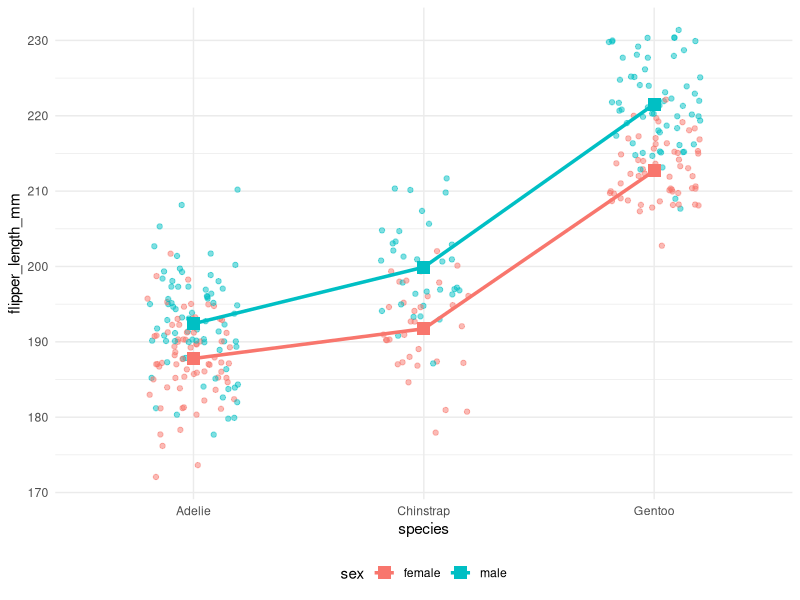
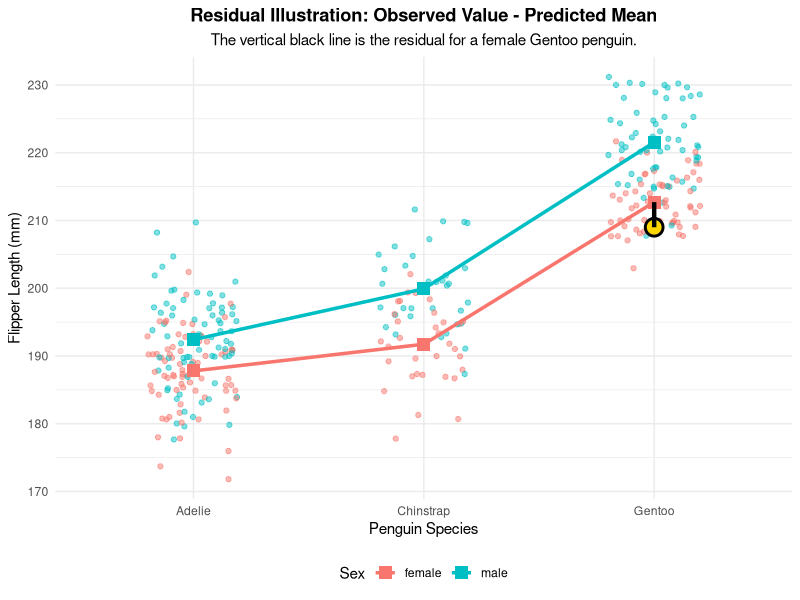
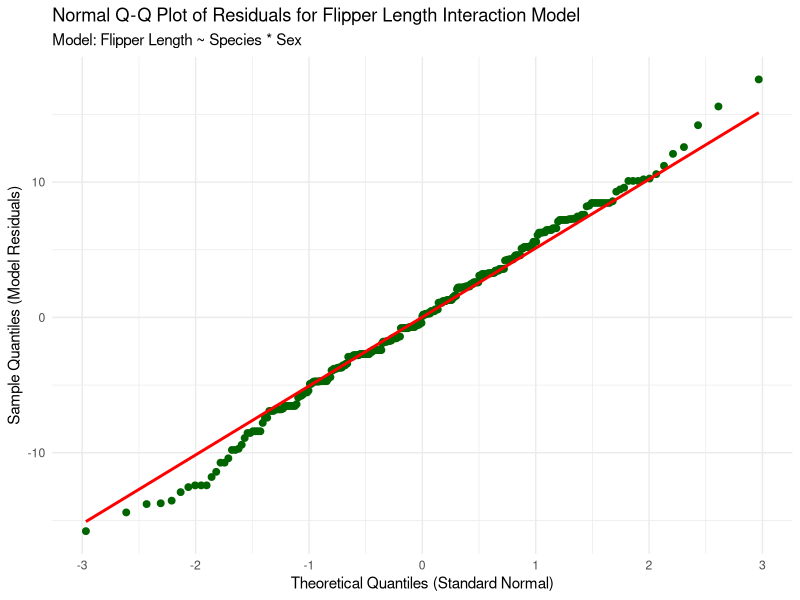
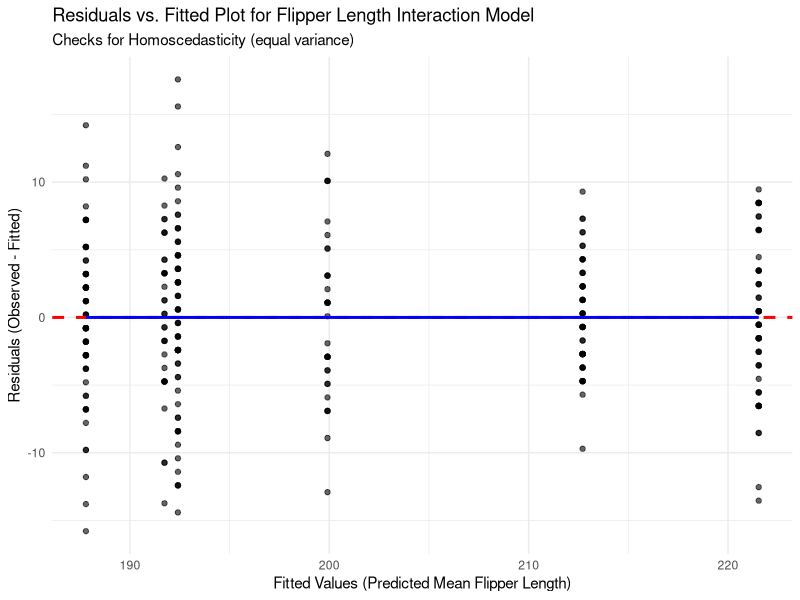
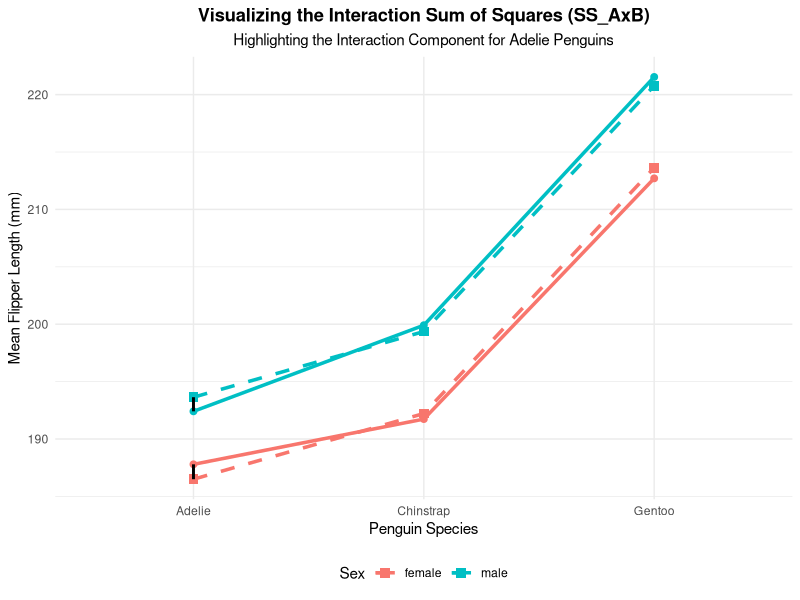
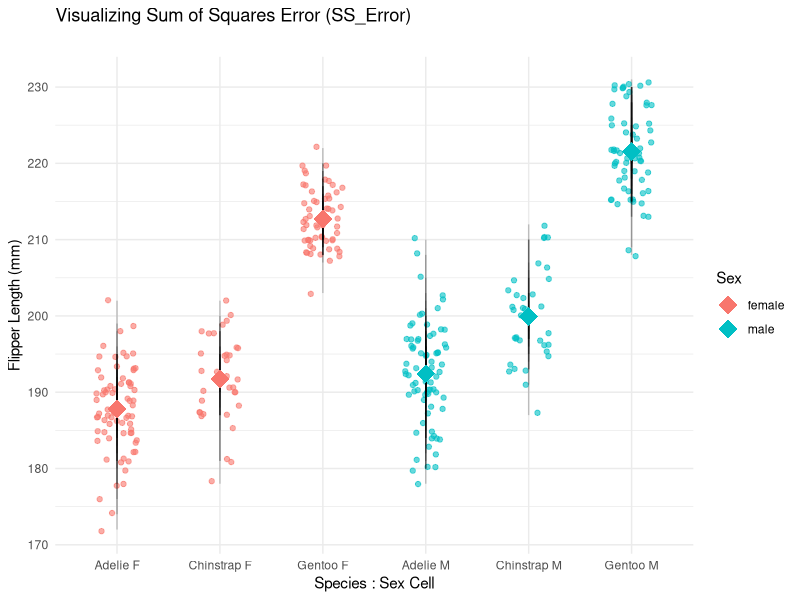
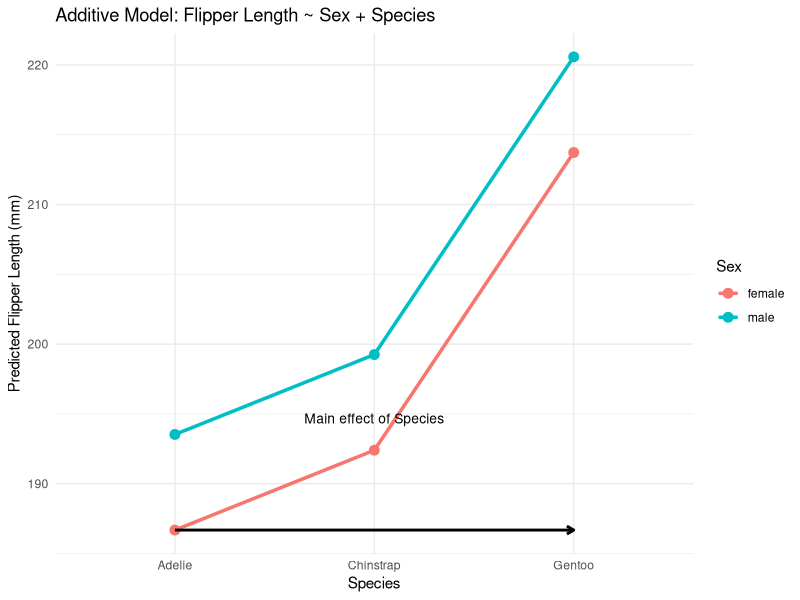
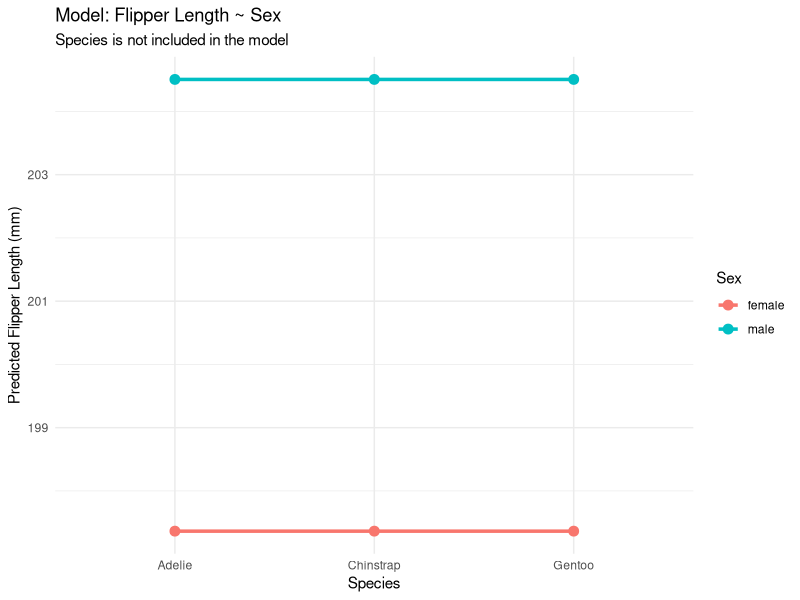

These figures' R source, in order:
## ---- chunk 1
#| echo: false

library(tidyverse)
library(palmerpenguins)
library(broom)
library(kableExtra)
## ---- chunk 2
#| echo: false
library(tidyverse)
library(palmerpenguins)

# 1. Load and fit the Interaction Model
penguins_data <- penguins %>%
  drop_na(flipper_length_mm, species, sex)

model_interaction <- lm(flipper_length_mm ~ species * sex, data = penguins_data)

# 2. Create Prediction Grid for fitted lines
prediction_grid_interaction <- expand.grid(
  species = unique(penguins_data$species),
  sex = unique(penguins_data$sex)
)
prediction_grid_interaction$Predicted_FL <- predict(model_interaction, newdata = prediction_grid_interaction)

# 3. Select one observation to highlight
highlight_observation <- penguins_data %>%
  filter(species == "Gentoo", sex == "female") %>%
  slice(5) 

predicted_for_highlight <- prediction_grid_interaction %>%
  filter(species == highlight_observation$species, sex == highlight_observation$sex) %>%
  pull(Predicted_FL)

# 4. Generate the Plot
ggplot(penguins_data, aes(x = species, y = flipper_length_mm, color = sex)) +
  
  # A. Plot all original data points with jitter (for context)
  geom_point(position = position_jitter(width = 0.2), 
             size = 1.5, 
             alpha = 0.5) +
  
  # B. Add the non-parallel fitted lines
  geom_line(data = prediction_grid_interaction, 
            aes(y = Predicted_FL, group = sex), 
            linewidth = 1.2) +
  
  # C. Add points for the *predicted* means (the fitted line's points)
  geom_point(data = prediction_grid_interaction, 
             aes(y = Predicted_FL, group = sex), 
             size = 4, 
             shape = 15) +
  theme_minimal() +
  scale_color_manual(values = c("female" = "#F8766D", "male" = "#00BFC4")) +
  theme(
    plot.title = element_text(hjust = 0.5, face = "bold"),
    plot.subtitle = element_text(hjust = 0.5),
    legend.position = "bottom"
  )
## ---- chunk 3
#| echo: false
library(tidyverse)
library(palmerpenguins)

# 1. Load and fit the Interaction Model
penguins_data <- penguins %>%
  drop_na(flipper_length_mm, species, sex)

model_interaction <- lm(flipper_length_mm ~ species * sex, data = penguins_data)

# 2. Create Prediction Grid for fitted lines
prediction_grid_interaction <- expand.grid(
  species = unique(penguins_data$species),
  sex = unique(penguins_data$sex)
)
prediction_grid_interaction$Predicted_FL <- predict(model_interaction, newdata = prediction_grid_interaction)

# 3. Select one observation to highlight
highlight_observation <- penguins_data %>%
  filter(species == "Gentoo", sex == "female") %>%
  slice(5) 

predicted_for_highlight <- prediction_grid_interaction %>%
  filter(species == highlight_observation$species, sex == highlight_observation$sex) %>%
  pull(Predicted_FL)

# 4. Generate the Plot
ggplot(penguins_data, aes(x = species, y = flipper_length_mm, color = sex)) +
  
  # A. Plot all original data points with jitter (for context)
  geom_point(position = position_jitter(width = 0.2), 
             size = 1.5, 
             alpha = 0.5) +
  
  # B. Add the non-parallel fitted lines
  geom_line(data = prediction_grid_interaction, 
            aes(y = Predicted_FL, group = sex), 
            linewidth = 1.2) +
  
  # C. Add points for the *predicted* means (the fitted line's points)
  geom_point(data = prediction_grid_interaction, 
             aes(y = Predicted_FL, group = sex), 
             size = 4, 
             shape = 15) +
  
  # D. Highlight the specific observed point (Observed Value)
  geom_point(data = highlight_observation, 
             aes(x = species, y = flipper_length_mm), 
             color = "black", size = 5, shape = 21, fill = "gold", stroke = 1.5) +
  
  # E. Illustrate the residual: Vertical line from Observed to Predicted
  # NOTE: Using highlight_observation as data source and mapping X to 'species'
  # ensures the line stays precisely on the categorical X position.
  geom_segment(data = highlight_observation, 
               aes(x = species,
                   xend = species,
                   y = flipper_length_mm, 
                   yend = predicted_for_highlight),
               color = "black", linetype = "solid", linewidth = 1.5, inherit.aes = FALSE) + 
  
  labs(
    title = "Residual Illustration: Observed Value - Predicted Mean",
    subtitle = paste0("The vertical black line is the residual for a ", highlight_observation$sex, " ", highlight_observation$species, " penguin."),
    x = "Penguin Species",
    y = "Flipper Length (mm)",
    color = "Sex"
  ) +
  theme_minimal() +
  scale_color_manual(values = c("female" = "#F8766D", "male" = "#00BFC4")) +
  theme(
    plot.title = element_text(hjust = 0.5, face = "bold"),
    plot.subtitle = element_text(hjust = 0.5),
    legend.position = "bottom"
  )
## ---- chunk 4
#| echo: false 

library(tidyverse)
library(palmerpenguins)

# 1. Load and Clean Data
penguins_data <- penguins %>%
  drop_na(flipper_length_mm, species, sex)

# 2. Fit the Interaction Model
# Flipper Length is the response; Species and Sex are explanatory factors.
model_interaction <- lm(flipper_length_mm ~ species * sex, data = penguins_data)

# 3. Extract Residuals and Store in a Data Frame
residuals_data <- data.frame(
  Residuals = residuals(model_interaction)
)

# 4. Generate the Normal Q-Q Plot using ggplot2
ggplot(residuals_data, aes(sample = Residuals)) +
  # Add the quantile points
  geom_qq(color = "darkgreen", size = 2) + 
  # Add the reference line (where the points should lie if normal)
  geom_qq_line(color = "red", linewidth = 1) + 
  labs(
    title = "Normal Q-Q Plot of Residuals for Flipper Length Interaction Model",
    subtitle = "Model: Flipper Length ~ Species * Sex",
    x = "Theoretical Quantiles (Standard Normal)",
    y = "Sample Quantiles (Model Residuals)"
  ) +
  theme_minimal()
## ---- chunk 5
#| echo: false
library(tidyverse)
library(palmerpenguins)

# 1. Load and fit the Interaction Model
penguins_data <- penguins %>%
  drop_na(flipper_length_mm, species, sex)

model_interaction <- lm(flipper_length_mm ~ species * sex, data = penguins_data)

# 2. Extract Fitted Values and Residuals
# The augment() function from the broom package is the easiest way to get these,
# but using base R/tidyverse functions is more direct for a quick plot.
plot_data <- data.frame(
  Fitted_Values = fitted(model_interaction),
  Residuals = residuals(model_interaction)
)

# 3. Generate the Residuals vs. Fitted Plot
ggplot(plot_data, aes(x = Fitted_Values, y = Residuals)) +
  
  # Add points for each residual
  geom_point(alpha = 0.6) +
  
  # Add a horizontal line at Residual = 0 (the reference line)
  geom_hline(yintercept = 0, color = "red", linetype = "dashed", linewidth = 1) +
  
  # Add a locally weighted smoothing (LOWESS) line to check for non-linearity
  # This line should be flat and close to zero if the linearity assumption holds.
  geom_smooth(method = "loess", color = "blue", se = FALSE, linewidth = 1) +
  
  labs(
    title = "Residuals vs. Fitted Plot for Flipper Length Interaction Model",
    subtitle = "Checks for Homoscedasticity (equal variance)",
    x = "Fitted Values (Predicted Mean Flipper Length)",
    y = "Residuals (Observed - Fitted)"
  ) +
  theme_minimal()

## ---- chunk 6
#| echo: false
library(tidyverse)
library(palmerpenguins)

# 1. Load and clean data
penguins_data <- penguins %>%
  drop_na(flipper_length_mm, species, sex)

# 2. Calculate necessary means
means_data <- penguins_data %>%
  group_by(species, sex) %>%
  summarise(cell_mean = mean(flipper_length_mm), .groups = 'drop') %>%
  ungroup()

grand_mean <- mean(penguins_data$flipper_length_mm)

marginal_species_means <- penguins_data %>%
  group_by(species) %>%
  summarise(species_mean = mean(flipper_length_mm), .groups = 'drop')

marginal_sex_means <- penguins_data %>%
  group_by(sex) %>%
  summarise(sex_mean = mean(flipper_length_mm), .groups = 'drop')

# Join means for plotting and calculate additive predictions and interaction components
plot_data_full <- means_data %>%
  left_join(marginal_species_means, by = "species") %>%
  left_join(marginal_sex_means, by = "sex") %>%
  mutate(grand_mean = grand_mean) %>%
  mutate(additive_prediction = species_mean + sex_mean - grand_mean) %>%
  mutate(interaction_component = cell_mean - additive_prediction)

# 3. Create the ggplot object and assign it to a variable 'p'
p <- ggplot(plot_data_full, aes(x = species, group = sex, color = sex)) +
  
  
  # B. Plot the OBSERVED Cell Means (solid lines and circles)
  geom_line(aes(y = cell_mean), linewidth = 1.2, linetype = "solid") +
  geom_point(aes(y = cell_mean), size = 2, shape = 19) + 
  
  # C. Plot the ADDITIVE Model's Predicted Cell Means (dashed lines and squares)
  geom_line(aes(y = additive_prediction, group = sex, color = sex), 
            linewidth = 1.2, linetype = "dashed") +
  geom_point(aes(y = additive_prediction), size = 3, shape = 15) + 
  
  # D. Highlight the INTERACTION COMPONENT FOR ADELIE ONLY
  geom_segment(data = plot_data_full %>% filter(species == "Adelie"), 
               aes(x = species, 
                   xend = species, 
                   y = cell_mean, 
                   yend = additive_prediction),
               color = "black", linewidth = 1, linetype = "solid") + 
  
  labs(
    title = "Visualizing the Interaction Sum of Squares (SS_AxB)",
    subtitle = "Highlighting the Interaction Component for Adelie Penguins",
    y = "Mean Flipper Length (mm)",
    color = "Sex"
  ) +
  scale_color_manual(values = c("female" = "#F8766D", "male" = "#00BFC4")) +
  theme_minimal() +
  theme(
    plot.title = element_text(hjust = 0.5, face = "bold"),
    plot.subtitle = element_text(hjust = 0.5),
    legend.position = "bottom"
  ) +
  
  # ADDED LINE: Explicitly sets the x-axis to be discrete and names the axis
  scale_x_discrete(name = "Penguin Species") 

# NECESSARY LINE TO DISPLAY THE PLOT
print(p)
## ---- chunk 7
#| echo: false

library(tidyverse)
library(palmerpenguins)

# 1. Prepare Data
penguins_data <- penguins %>%
  drop_na(flipper_length_mm, species, sex)

# 2. Calculate Cell Means
cell_means <- penguins_data %>%
  group_by(species, sex) %>%
  summarise(cell_mean = mean(flipper_length_mm), .groups = 'drop')

# 3. Join Cell Means back to the original data frame
plot_data_ss_error <- penguins_data %>%
  left_join(cell_means, by = c("species", "sex"))

# 4. Create the Plot
ggplot(plot_data_ss_error, aes(x = interaction(species, sex), y = flipper_length_mm)) +
  
  # A. Plot the individual observations with jitter
  geom_point(aes(color = sex), 
             position = position_jitter(width = 0.2), 
             alpha = 0.6, size = 1.5) +
  
  # B. Illustrate SS_Error: Draw a vertical line (residual) from EVERY observation to its cell mean
  # The squared length of ALL these black lines, summed, is the SS_Error.
  geom_segment(aes(x = interaction(species, sex), 
                   xend = interaction(species, sex), 
                   y = flipper_length_mm, 
                   yend = cell_mean),
               color = "black", linewidth = 0.5, alpha = 0.2) + 
  
  # C. Plot the Cell Means (the predicted value for the group) on top
  geom_point(aes(y = cell_mean, color = sex), 
             size = 6, shape = 18) + # Diamonds for cell means
  
  labs(
    title = "Visualizing Sum of Squares Error (SS_Error)",
    subtitle = "",
    x = "Species : Sex Cell",
    y = "Flipper Length (mm)",
    color = "Sex"
  ) +
  theme_minimal() +
  scale_x_discrete(labels = c("Adelie.female" = "Adelie F", "Adelie.male" = "Adelie M", 
                              "Chinstrap.female" = "Chinstrap F", "Chinstrap.male" = "Chinstrap M",
                              "Gentoo.female" = "Gentoo F", "Gentoo.male" = "Gentoo M"))
## ---- chunk 8
#| echo: false
library(tidyverse)
library(palmerpenguins)

# 1. Load and clean the data
# We drop rows with NAs in our variables of interest
penguins_data <- penguins %>%
  drop_na(flipper_length_mm, species, sex)

# 2. Fit the Two-Way ANOVA Interaction Model
# The asterisk (*) represents the main effects (species and sex) PLUS their interaction.
# Model Formula: flipper_length_mm ~ species + sex + species:sex
model_anova <- aov(flipper_length_mm ~ species * sex, data = penguins_data)

# 3. Generate the ANOVA Summary Table
# This table contains the Sums of Squares (SS), Degrees of Freedom (df), 
# Mean Squares (MS), F-statistics, and p-values for all effects.
summary(model_anova)
## ---- chunk 9
#| echo: false
library(tidyverse)
library(palmerpenguins)

library(tidyverse)
library(palmerpenguins)

# Remove missing observations
penguins_clean <- penguins %>%
  drop_na(flipper_length_mm, sex, species)

# Additive model: Sex + Species
model_add <- lm(flipper_length_mm ~ sex + species,
                data = penguins_clean)

# Predicted means for each combination
pred_add <- expand_grid(
  species = levels(penguins_clean$species),
  sex = levels(penguins_clean$sex)
) %>%
  mutate(predicted = predict(model_add, newdata = .))

# Predicted means for Female Adelie and Chinstrap
adelie_female <- pred_add %>%
  filter(species == "Adelie", sex == "female") %>%
  pull(predicted)

# Plot: Additive Model
plot_add <- ggplot(pred_add,
                   aes(x = species, y = predicted,
                       color = sex, group = sex)) +

  geom_line(linewidth = 1.2) +
  geom_point(size = 3) +

  # Horizontal arrow showing the main effect of Species
  annotate("segment",
           x = 1, xend = 3,
           y = adelie_female,
           yend = adelie_female,
           arrow = arrow(length = unit(0.2, "cm")),
           linewidth = 1,
           color = "black") +

  annotate("text",
           x = 2,
           y = adelie_female + 8,
           label = "Main effect of Species",
           hjust = 0.5,
           size = 3.5) +

  labs(
    title = "Additive Model: Flipper Length ~ Sex + Species",
    x = "Species",
    y = "Predicted Flipper Length (mm)",
    color = "Sex"
  ) +

  theme_minimal()

plot_add
## ---- chunk 10
#| echo: false
# Model without Species
model_sex <- lm(flipper_length_mm ~ sex,
                data = penguins_clean)

# Predicted means for each species and sex
pred_sex <- expand_grid(
  species = levels(penguins_clean$species),
  sex = levels(penguins_clean$sex)
) %>%
  mutate(predicted = predict(model_sex, newdata = .))

# Plot: Model without Species
plot_sex <- ggplot(pred_sex,
                   aes(x = species, y = predicted,
                       color = sex, group = sex)) +
  geom_line(linewidth = 1.2) +
  geom_point(size = 3) +
  labs(
    title = "Model: Flipper Length ~ Sex",
    subtitle = "Species is not included in the model",
    x = "Species",
    y = "Predicted Flipper Length (mm)",
    color = "Sex"
  ) +
  theme_minimal()

# Display plot
plot_sex
## ---- chunk 11
#| echo: false
library(tidyverse)
library(palmerpenguins)

# --- 1. Data Cleaning ---
# Ensure data is clean for the model
penguins_clean <- penguins %>%
  drop_na(flipper_length_mm, species, sex)

# --- 2. Model Fitting (Additive ANOVA: Flipper Length ~ Species + Sex) ---
model_additive <- lm(flipper_length_mm ~ species + sex, data = penguins_clean)

# --- 3. Prepare Data for Plotting ---
plot_data <- penguins_clean %>%
  mutate(
    fitted_values = fitted(model_additive),
    residuals = resid(model_additive)
  )

# --- 4. Generate the ggplot Visualization ---
ggplot(plot_data, aes(x = fitted_values, y = residuals)) +
  
  # Scatter plot of residuals vs. fitted values. 
  # Color is mapped to 'species' but the legend will be suppressed.
  geom_point(alpha = 0.6, aes(color = species)) +
  
  # Add the reference line at y = 0
  geom_hline(yintercept = 0, linetype = "dashed", color = "red", linewidth = 1) +
  
  labs(
    title = "Residuals vs. Fitted Values Plot for Flipper Length Model",
    subtitle = "Model: Flipper Length ~ Species + Sex (Points grouped by species, but legend removed)",
    x = "Fitted Values (Predicted Flipper Length in mm)",
    y = "Residuals (Observed - Predicted)"
  ) +
  theme_minimal() +
  # --- CRITICAL LINE: Suppresses the legend for the 'color' aesthetic ---
  guides(color = "none") +
  theme(plot.title = element_text(face = "bold"))
## ---- chunk 12
#| echo: false

library(tidyverse)
library(palmerpenguins)

# --- 1. Data Cleaning and Model Fitting ---
penguins_clean <- penguins %>%
  drop_na(flipper_length_mm, species, sex)

model_additive <- lm(flipper_length_mm ~ species + sex, data = penguins_clean)

# --- 2. Prepare Data for Plotting ---
plot_data <- penguins_clean %>%
  mutate(
    residuals = resid(model_additive)
  )

# --- 3. Generate the ggplot Visualization ---
ggplot(plot_data, aes(sample = residuals)) +
  stat_qq(color = 'darkgreen') +
  stat_qq_line(color = 'black', linewidth = 1) +
  labs(
    title = "Normal Q-Q Plot of Residuals",
    subtitle = "Model: Flipper Length ~ Species + Sex",
    x = "Theoretical Quantiles (Normal Distribution)",
    y = "Sample Quantiles (Model Residuals)"
  ) +
  theme_minimal() +
  theme(plot.title = element_text(face = "bold"))
## ---- chunk 13
#| echo: false

library(tidyverse)
library(palmerpenguins)

# --- 1. Prepare Data and Calculate Means ---
penguins_clean <- penguins %>%
  drop_na(flipper_length_mm, species, sex) 

grand_mean <- mean(penguins_clean$flipper_length_mm)

marginal_species_means <- penguins_clean %>%
  group_by(species) %>%
  summarise(
    marginal_mean_flipper = mean(flipper_length_mm),
    .groups = 'drop'
  )

cell_means <- penguins_clean %>%
  group_by(species, sex) %>%
  summarise(
    cell_mean_flipper = mean(flipper_length_mm),
    .groups = 'drop'
  )

plot_data <- penguins_clean %>%
  left_join(marginal_species_means, by = "species") %>%
  mutate(grand_mean = grand_mean) %>%
  left_join(cell_means, by = c("species", "sex"))

# --- 2. Generate the Minimalist ggplot Visualization ---
ggplot(plot_data, aes(x = species, y = flipper_length_mm)) +
  
  # A. Plot individual data points (color-coded by Factor B: Sex)
  geom_point(aes(color = sex), 
             position = position_jitter(width = 0.2), 
             alpha = 0.5, size = 1.5) +
  
  # B. Draw the Cell Means (Y-bar_ij) as thin lines
  stat_summary(aes(y = cell_mean_flipper, color = sex), 
               geom = "crossbar", 
               fun.data = function(x) data.frame(ymin = mean(x), ymax = mean(x), y = mean(x)),
               width = 0.5, 
               linewidth = 0.5) +
  
  # C. Draw the Grand Mean (Y-bar)
  geom_hline(aes(yintercept = grand_mean), 
             color = "red", linewidth = 1.2, linetype = "dashed") +
  
  # D. Draw the Marginal Species Means (Y-bar_i dot) as thick black segments
  geom_segment(data = marginal_species_means,
               aes(y = marginal_mean_flipper, yend = marginal_mean_flipper, 
                   x = as.numeric(species) - 0.4, 
                   xend = as.numeric(species) + 0.4),
               inherit.aes = FALSE,
               color = "black", linewidth = 3) +
  
  # E. Labels (X and Y axis labels restored)
  labs(
    x = "Penguin Species (Factor A)",
    y = "Flipper Length (mm)",
    color = "Sex" # Restored 'color' legend title
  ) +
  theme_minimal() +
  # Keep axis text, but remove title/subtitle/legend title
  theme(plot.title = element_blank(),
        plot.subtitle = element_blank())
## ---- chunk 14
#| echo: false
library(tidyverse)
library(palmerpenguins)

# --- 1. Prepare Data and Calculate Means ---
penguins_clean <- penguins %>%
  drop_na(flipper_length_mm, species, sex) 

# Calculate Grand Mean
grand_mean <- mean(penguins_clean$flipper_length_mm)

# Calculate Marginal Species Means (Factor A, ignoring B)
marginal_species_means <- penguins_clean %>%
  group_by(species) %>%
  summarise(
    marginal_mean_flipper = mean(flipper_length_mm),
    .groups = 'drop'
  )

# 🆕 Calculate Cell Means (Species * Sex Interaction)
cell_means <- penguins_clean %>%
  group_by(species, sex) %>%
  summarise(
    cell_mean_flipper = mean(flipper_length_mm),
    .groups = 'drop'
  )

# Join the calculated means back to the plot data
plot_data <- penguins_clean %>%
  left_join(marginal_species_means, by = "species") %>%
  mutate(grand_mean = grand_mean) %>%
  left_join(cell_means, by = c("species", "sex"))

# --- 2. Generate the ggplot Visualization ---
ggplot(plot_data, aes(x = species, y = flipper_length_mm)) +
  
  # A. Plot individual data points (color-coded by Factor B: Sex)
  geom_point(aes(color = sex), 
             position = position_jitter(width = 0.2), 
             alpha = 0.5, size = 1.5) +
  
  # 🆕 B. Draw the Cell Means (Y-bar_ij) as thin, gray lines
  # We use stat_summary(geom="crossbar") to draw a short line at the mean for each group (Species x Sex)
  stat_summary(aes(y = cell_mean_flipper, color = sex), 
               geom = "crossbar", 
               fun.data = function(x) data.frame(ymin = mean(x), ymax = mean(x), y = mean(x)),
               width = 0.5, # Controls the length of the crossbar
               linewidth = 0.5) +
  
  # C. Draw the Grand Mean (Y-bar)
  geom_hline(aes(yintercept = grand_mean), 
             color = "red", linewidth = 1.2, linetype = "dashed") +
  
  # D. Draw the Marginal Species Means (Y-bar_i dot) as thick black segments (Factor A effect)
  geom_segment(data = marginal_species_means,
               aes(y = marginal_mean_flipper, yend = marginal_mean_flipper, 
                   x = as.numeric(species) - 0.4, 
                   xend = as.numeric(species) + 0.4),
               inherit.aes = FALSE,
               color = "black", linewidth = 3) +
  
  # E. Visualize SS_A: Draw segments from the Marginal Mean to the Grand Mean
  geom_segment(data = marginal_species_means,
               aes(x = species, 
                   xend = species, 
                   y = marginal_mean_flipper, 
                   yend = grand_mean),
               color = "black", 
               linewidth = 1, 
               arrow = arrow(length = unit(0.02, "npc"), ends = "both"),
               inherit.aes = FALSE) +
  
  # F. Label the Grand Mean
  geom_text(aes(x = 3.5, y = grand_mean), 
            label = "Grand Mean (Y-bar)", 
            color = "red", 
            hjust = 1, vjust = 1.5, size = 4) +
  
  labs(
    title = "SS_A (Species Marginal Means) vs. Cell Means (Species x Sex)",
    subtitle = "Thick black bars show Marginal Means (SS_A focus). Thin colored bars show Cell Means.",
    x = "Penguin Species (Factor A)",
    y = "Flipper Length (mm)",
    color = "Sex (Factor B)"
  ) +
  theme_minimal()
## ---- chunk 15
#| echo: false
library(tidyverse)
library(palmerpenguins)

# 1. Prepare Data
penguins_clean <- penguins %>%
  drop_na(flipper_length_mm, species, sex)

# Calculate Grand Mean
grand_mean <- mean(penguins_clean$flipper_length_mm)

# Calculate Marginal Species Means
marginal_species_means <- penguins_clean %>%
  group_by(species) %>%
  summarise(
    marginal_mean_flipper = mean(flipper_length_mm),
    .groups = "drop"
  )

# Calculate Cell Means (Species x Sex)
cell_means <- penguins_clean %>%
  group_by(species, sex) %>%
  summarise(
    cell_mean_flipper = mean(flipper_length_mm),
    .groups = "drop"
  )

# Join Means Back to Plot Data
plot_data <- penguins_clean %>%
  left_join(marginal_species_means, by = "species") %>%
  mutate(grand_mean = grand_mean) %>%
  left_join(cell_means, by = c("species", "sex"))

# Select One Example Observation for Each Species x Sex Combination
example_points <- plot_data %>%
  group_by(species, sex) %>%
  slice(1) %>%
  ungroup()

# 2. Generate Plot
ggplot(plot_data, aes(x = species, y = flipper_length_mm)) +

  # Individual observations
  geom_point(
    aes(color = sex),
    position = position_jitter(width = 0.2),
    alpha = 0.5,
    size = 1.5
  ) +

  # Cell Means (Species x Sex)
  geom_segment(
    data = cell_means,
    aes(
      x = as.numeric(species) - 0.25,
      xend = as.numeric(species) + 0.25,
      y = cell_mean_flipper,
      yend = cell_mean_flipper,
      color = sex
    ),
    inherit.aes = FALSE,
    linewidth = 1.2
  ) +

  # Grand Mean
  geom_hline(
    yintercept = grand_mean,
    color = "black",
    linewidth = 1,
    linetype = "dashed"
  ) +

  # Marginal Species Means
  geom_segment(
    data = marginal_species_means,
    aes(
      y = marginal_mean_flipper,
      yend = marginal_mean_flipper,
      x = as.numeric(species) - 0.4,
      xend = as.numeric(species) + 0.4
    ),
    inherit.aes = FALSE,
    color = "black",
    linewidth = 3
  ) +

  # Example SSE Arrows: Observation to Corresponding Cell Mean
  geom_segment(
    data = example_points,
    aes(
      x = species,
      xend = species,
      y = flipper_length_mm,
      yend = cell_mean_flipper,
      color = sex
    ),
    inherit.aes = FALSE,
    linewidth = 1,
    arrow = arrow(
      length = unit(0.12, "inches"),
      ends = "both"
    )
  ) +

  # Highlight Example Observations
  geom_point(
    data = example_points,
    aes(x = species, y = flipper_length_mm, color = sex),
    inherit.aes = FALSE,
    size = 4
  ) +

  labs(
    title = "Sums of Squares Error (SSE)",
    subtitle = "Arrows illustrate the distance from individual observations to their Species x Sex cell means",
    x = "Penguin Species",
    y = "Flipper Length (mm)",
    color = "Sex"
  ) +

  theme_minimal()
## ---- chunk 16
#| echo: false
library(tidyverse)
library(palmerpenguins)

# 1. Load and clean the data
# We drop rows with NAs in our variables of interest
penguins_data <- penguins %>%
  drop_na(flipper_length_mm, species, sex)

# 2. Fit the Two-Way ANOVA Interaction Model
# The asterisk (*) represents the main effects (species and sex) PLUS their interaction.
# Model Formula: flipper_length_mm ~ species + sex + species:sex
model_anova <- aov(flipper_length_mm ~ species, data = penguins_data)

# 3. Generate the ANOVA Summary Table
# This table contains the Sums of Squares (SS), Degrees of Freedom (df), 
# Mean Squares (MS), F-statistics, and p-values for all effects.
summary(model_anova)
## ---- chunk 17
#| echo: false
library(tidyverse)
library(palmerpenguins)

# 1. Load and clean the data
# We drop rows with NAs in our variables of interest
penguins_data <- penguins %>%
  drop_na(flipper_length_mm, species, sex)

# 2. Fit the Two-Way ANOVA Interaction Model
# The asterisk (*) represents the main effects (species and sex) PLUS their interaction.
# Model Formula: flipper_length_mm ~ species + sex + species:sex
model_anova <- aov(flipper_length_mm ~ species + sex, data = penguins_data)

# 3. Generate the ANOVA Summary Table
# This table contains the Sums of Squares (SS), Degrees of Freedom (df), 
# Mean Squares (MS), F-statistics, and p-values for all effects.
summary(model_anova)
## ---- chunk 18
#| echo: false
library(tidyverse)
library(palmerpenguins)

# 1. Load and clean the data
# We drop rows with NAs in our variables of interest
penguins_data <- penguins %>%
  drop_na(flipper_length_mm, species, sex)

# 2. Fit the Two-Way ANOVA Interaction Model
# The asterisk (*) represents the main effects (species and sex) PLUS their interaction.
# Model Formula: flipper_length_mm ~ species + sex + species:sex
model_anova <- aov(flipper_length_mm ~ species + sex, data = penguins_data)

# 3. Generate the ANOVA Summary Table
# This table contains the Sums of Squares (SS), Degrees of Freedom (df), 
# Mean Squares (MS), F-statistics, and p-values for all effects.
summary(model_anova)
